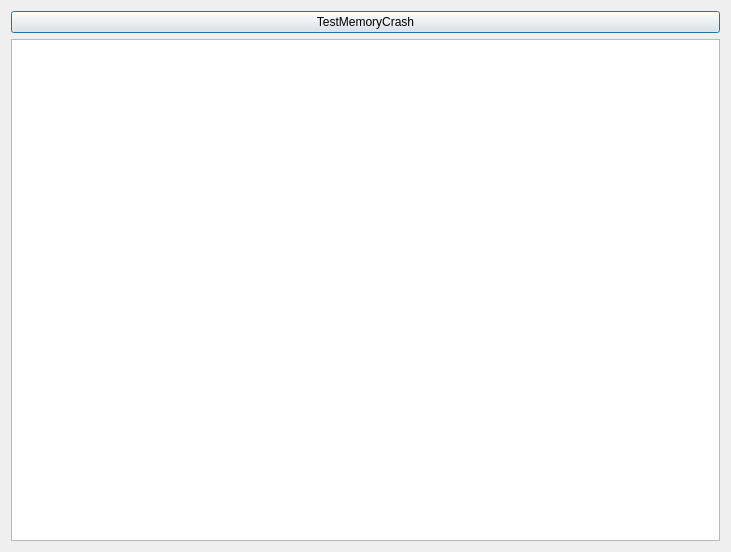
<?xml version="1.0" encoding="UTF-8"?>
<ui version="4.0">
 <class>QTreeViewTestClass</class>
 <widget class="QDialog" name="QTreeViewTestClass">
  <property name="geometry">
   <rect>
    <x>0</x>
    <y>0</y>
    <width>731</width>
    <height>552</height>
   </rect>
  </property>
  <property name="windowTitle">
   <string>QTreeViewTest</string>
  </property>
  <layout class="QVBoxLayout" name="verticalLayout">
   <item>
    <widget class="QPushButton" name="btn_testCrash1">
     <property name="text">
      <string>TestMemoryCrash</string>
     </property>
    </widget>
   </item>
   <item>
    <widget class="QTreeView" name="treeView"/>
   </item>
  </layout>
 </widget>
 <layoutdefault spacing="6" margin="11"/>
 <resources/>
 <connections/>
</ui>
